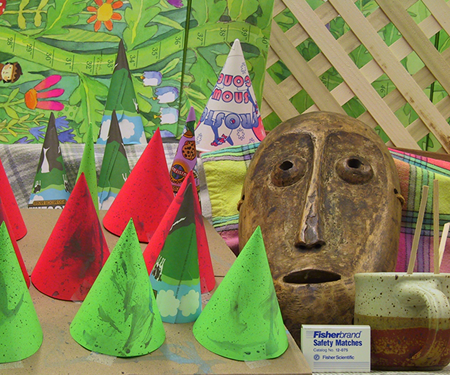
//> input picture im2.png, 450 x 375 px
$ ./SIFT   (built with g++ and OpenCV 4)
//> lines starting //> are read from the running program, lines starting //| are printed output that depends on the picture
#include "stdafx.h"
#include <stdio.h>
#include <iostream>
#include "opencv2/core.hpp"
#include "opencv2/features2d.hpp"
#include "opencv2/imgcodecs.hpp"
#include "opencv2/highgui.hpp"
#include "opencv2/xfeatures2d.hpp"
using namespace std;
using namespace cv;
using namespace cv::xfeatures2d;


int main(int argc, char** argv)
{

	Mat img_1 = imread("C:/Project1/im2.png", IMREAD_GRAYSCALE);
//> img_1: 375 rows x 450 cols, CV_8UC1; min 0, max 235, mean 125
	Mat img_2 = imread("C:/Project1/im6.png", IMREAD_GRAYSCALE);
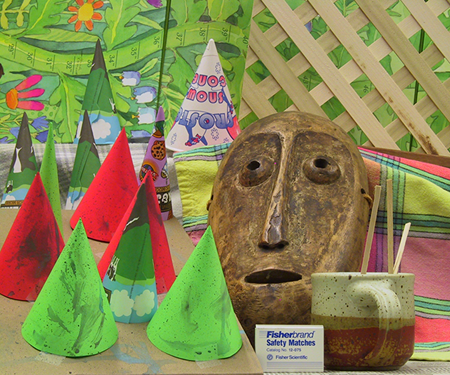
//> input picture im6.png, 450 x 375 px
//> img_2: 375 rows x 450 cols, CV_8UC1; min 0, max 243, mean 128.4
	Mat gtimg = imread("C:/Project1/disp2.png", IMREAD_GRAYSCALE);
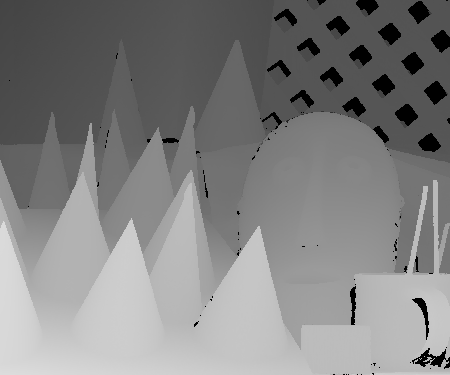
//> input picture disp2.png, 450 x 375 px
//> gtimg is the input picture: 375 rows x 450 cols, CV_8UC1; min 0, max 220, mean 129.8

	if (!img_1.data || !img_2.data || !gtimg.data)
	{
		std::cout << " --(!) Error reading images " << std::endl; return -1;
	}

	//-- Step 1: Detect the keypoints using SURF Detector, compute the descriptors
	int num = 300;
	Ptr<SIFT> detector = SIFT::create(num);

	std::vector<KeyPoint> keypoints_1, keypoints_2;
	Mat descriptors_1, descriptors_2;
	detector->detectAndCompute(img_1, Mat(), keypoints_1, descriptors_1);
//> keypoints_1 = 301 keypoints; strongest (x, y, size): (45, 150, 2.3), (396, 277, 2.3), (243, 198, 2.6), (236, 250, 6.6)
	detector->detectAndCompute(img_2, Mat(), keypoints_2, descriptors_2);
//> keypoints_2 = 301 keypoints; strongest (x, y, size): (407, 226, 4.3), (212, 198, 2), (18, 150, 2.1), (350, 277, 2.2)

	//------Show Keypoints
	Mat img_keypoints_1; Mat img_keypoints_2;
	drawKeypoints(img_1, keypoints_1, img_keypoints_1, Scalar::all(-1),
	DrawMatchesFlags::DEFAULT);
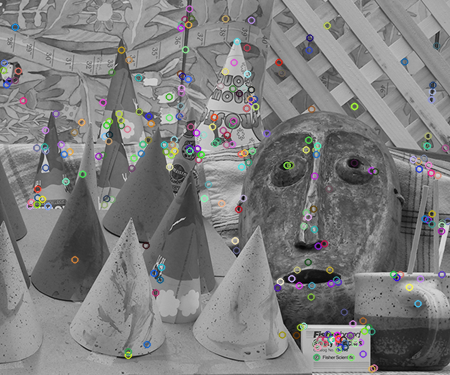
//> img_keypoints_1: 375 rows x 450 cols, CV_8UC3; mean B, G, R 125.3, 125.3, 125.3
	drawKeypoints(img_2, keypoints_2, img_keypoints_2, Scalar::all(-1),
	DrawMatchesFlags::DEFAULT);
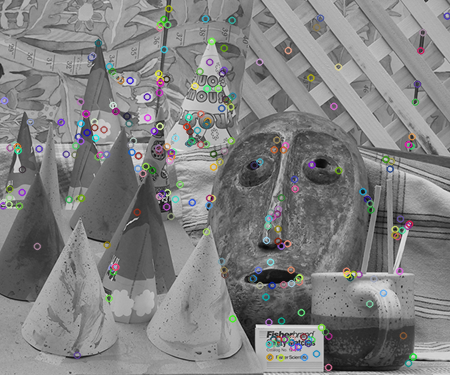
//> img_keypoints_2: 375 rows x 450 cols, CV_8UC3; mean B, G, R 128.5, 128.6, 128.4
	imwrite("SIFT_Keypoints1.png", img_keypoints_1);
	imwrite("SIFT_Keypoints2.png", img_keypoints_2);

	Mat DepthImg = Mat::zeros(img_1.size(), CV_8U);
	std::vector< DMatch > matchpairs(descriptors_1.rows);
//> matchpairs = 301 matches

	//--------Calculate matching using SSD algorithm

	for (int k1 = 0; k1 < descriptors_1.rows; ++k1)		//descriptor in img1
	{
		double minSSD = 10000000;
		for (int k2 = 0; k2 < descriptors_2.rows; ++k2)		//descriptor in img2
		{
			double sum = 0;
			if ((keypoints_1[k1].pt.y < (keypoints_2[k2].pt.y + 5))
			&& (keypoints_1[k1].pt.y > (keypoints_2[k2].pt.y - 5)))
			{
				for (int col = 0;col < descriptors_1.cols;++col)
				{
					double diff = ((float)descriptors_1.at<float>(k1, col) - (float)descriptors_2.at<float>(k2, col));
					sum = sum + pow(diff, 2);
				}
				if (sum < minSSD)
				{
					minSSD = sum;
					matchpairs[k1].queryIdx = k1;
					matchpairs[k1].trainIdx = k2;
					matchpairs[k1].distance = abs((float)keypoints_1[k1].pt.x - (float)keypoints_2[k2].pt.x);
				}
			}
		}
	}
//> this loop made 301 passes
//> minSSD on passes 1 to 3: 145147, 208201, 14609

	double max_dist = 0; double min_dist = 100;
	//-- Calculate of max and min distances between keypoints
	for (int i = 0; i < descriptors_1.rows; i++)
	{
		double dist = matchpairs[i].distance;
		if (dist < min_dist) min_dist = dist;
		if (dist > max_dist) max_dist = dist;
	}
//> this loop made 301 passes
//> (dist, min_dist, max_dist) on pass 1: (28.74, 28.74, 28.74)
//> (dist, max_dist) on passes 2, 7, 21, 22, 25, 33: (47.26, 47.26), (51, 51), (102.7, 102.7), (151.2, 151.2), (272.9, 272.9), (290.7, 290.7)
//> after the loop, min_dist = 5.94; max_dist = 402.2

	printf("-- Max dist : %f \n", max_dist);
//| -- Max dist : 402.235168
	printf("-- Min dist : %f \n", min_dist);
//| -- Min dist : 5.936340

	//-- Draw only "good" matches (i.e. whose distance is less than 2*min_dist)
	std::vector< DMatch > good_matches;
	for (int i = 0; i < descriptors_1.rows; i++)
	{
		if (matchpairs[i].distance <= max(2 * min_dist, 0.02))
		{
			good_matches.push_back(matchpairs[i]);
		}
	}
	//-- Draw only "good" matches
	Mat img_matches;
	drawMatches(img_1, keypoints_1, img_2, keypoints_2,
		good_matches, img_matches, Scalar::all(-1), Scalar::all(-1),
		vector<char>(), DrawMatchesFlags::NOT_DRAW_SINGLE_POINTS);
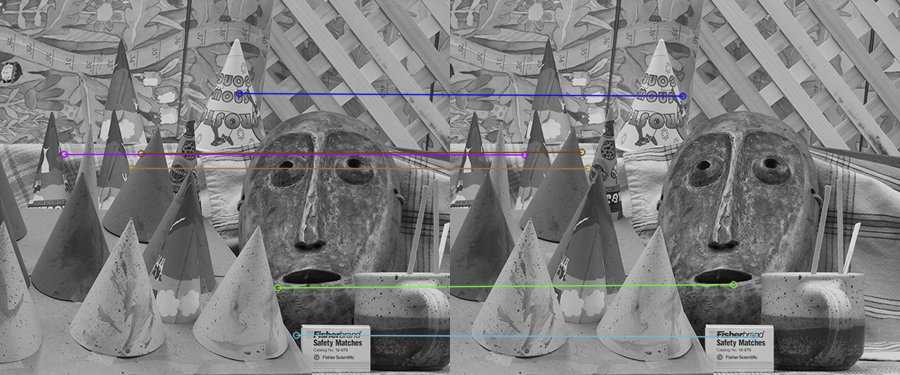
//> img_matches: 375 rows x 900 cols, CV_8UC3; mean B, G, R 126.8, 126.4, 126.5
	//-- Show detected matches
	imshow("Good Matches", img_matches);
	imwrite("SIFT_GoodMatches.png", img_matches);

	float disp = 0; //Disparity
	for (int i = 0; i < (int)good_matches.size(); i++)
	{
		disp = disp + good_matches[i].distance;
		printf("-- Good Match [%d] Keypoint 1: %d  -- Keypoint 2: %d  \n", i, good_matches[i].queryIdx, good_matches[i].trainIdx);
	}
//> this loop made 6 passes
//> disp on passes 1 to 6: 7.39, 18.09, 24.79, 30.81, 40.19, 46.12
//| -- Good Match [0] Keypoint 1: 17  -- Keypoint 2: 73
//| -- Good Match [1] Keypoint 1: 179  -- Keypoint 2: 174
//| -- Good Match [2] Keypoint 1: 239  -- Keypoint 2: 144
//| -- Good Match [3] Keypoint 1: 259  -- Keypoint 2: 259
//| -- Good Match [4] Keypoint 1: 268  -- Keypoint 2: 265
//| -- Good Match [5] Keypoint 1: 286  -- Keypoint 2: 94
//> after the loop, disp = 46.12

	disp = disp / (int)good_matches.size();
//> disp = 7.69
	printf("-- Disparity : %f \n", disp);
//| -- Disparity : 7.687043
	int d = (int)disp;
//> d = 7
	int maxint = 0;

	for (int i = 0; i < DepthImg.rows; i++)
	{
		for (int j =0; j < DepthImg.cols; ++j)
		{
			int xvalue = max(j - d, 0);
			int v1 = (int)img_1.at<uchar>(i, j);
			int v2 = (int)img_2.at<uchar>(i, xvalue);
			DepthImg.at<uchar>(i, j) = (uchar)(int)abs(v1-v2);
			if ((int)abs(v1 - v2) > maxint)
				maxint = (int)abs(v1 - v2);
		}
	}
//> this loop made 375 passes
//> maxint on passes 1 to 3: 119, 119, 119
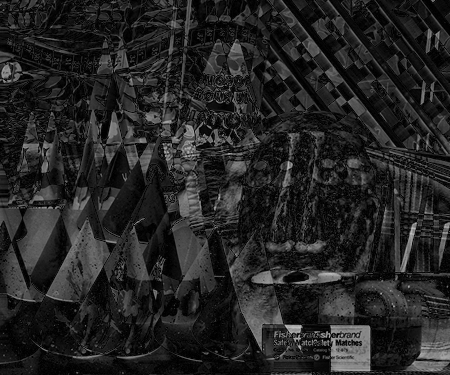
//> DepthImg: 375 rows x 450 cols, CV_8UC1; min 0, max 194, mean 35.9
//> after the loop, maxint = 194

	//Normalize max intensity to 255
	float adjustintensity = (float) 255.0 / maxint;
//> adjustintensity = 1.31

	for (int i = 0; i < DepthImg.rows; i++)
	{
		for (int j = 0; j < DepthImg.cols; ++j)
		{
			int k = (int)DepthImg.at<uchar>(i, j);
			DepthImg.at<uchar>(i, j) = (uchar)((int)(k*adjustintensity));
		}
	}
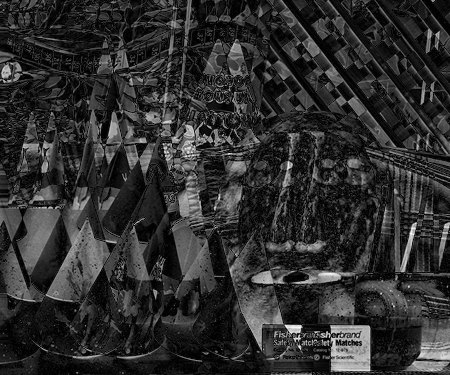
//> DepthImg: 375 rows x 450 cols, CV_8UC1; min 0, max 255, mean 46.7

	//Calculate RMSE
	double RMSE = 0;

	for (int i = 0; i < (int)good_matches.size(); ++i)
	{
		int v1 = (int)DepthImg.at<uchar>((int)keypoints_1[good_matches[i].queryIdx].pt.y, (int)keypoints_1[good_matches[i].queryIdx].pt.x);
		int v2 = (int)gtimg.at<uchar>((int)keypoints_1[good_matches[i].queryIdx].pt.y, (int)keypoints_1[good_matches[i].queryIdx].pt.x);

		RMSE = RMSE + pow(abs(v1 - v2), 2);
	}
//> this loop made 6 passes
//> (v1, v2, RMSE) on passes 1 to 6: (81, 160, 6241), (2, 100, 15845), (107, 103, 15861), (116, 105, 15982), (11, 99, 23726), (6, 155, 45927)
//> after the loop, RMSE = 45927

	float RMSEMean = (float)(RMSE / (int)keypoints_1.size());
//> RMSEMean = 152.6
	RMSE = (double)sqrtf(RMSEMean);
//> RMSE = 12.35

	cout << "Rmse " << RMSE << endl;
//| Rmse 12.3524

	imshow("Depth", DepthImg);
	imwrite("SIFT_Depth.png", DepthImg);
	waitKey(0);
	return 0;
}
